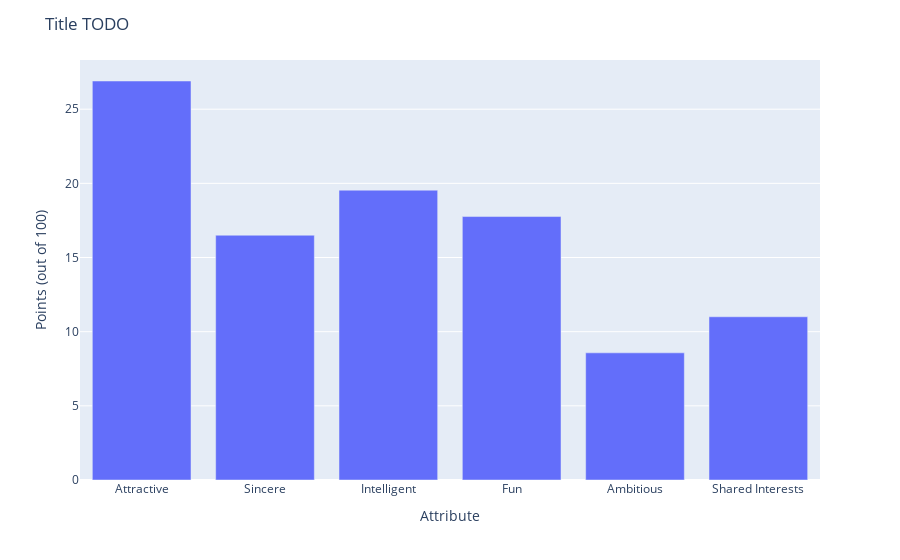

Write notebook code for a chart like this one.
### Code cell
df_mal_not = pd.DataFrame(dataset[dataset["gender"]==1].loc[:,list(attr_transcode.keys())].mean().reset_index())
df_mal_not.columns = columns_names
df_mal_not["attribute"] = df_mal_not["attribute"].apply(lambda x : attr_transcode.get(x))
# df_mal_not["max"] = df_mal_not["points"].apply(lambda x : True if x == df_mal_not["points"].max() else False)

display(df_mal_not.head(6))

fig_2 = px.bar(
    df_mal_not,
    x=df_mal_not["attribute"],
    y=df_mal_not["points"],
    category_orders={"attribute":list(attr_transcode.values())},
    # color=df_mal_not["max"],
    color_discrete_map={True:px.colors.qualitative.Plotly[1], False:px.colors.qualitative.G10[0]}
)

fig_2.update_layout(
    title="Title TODO",
    xaxis_title="Attribute",
    yaxis_title="Points (out of 100)",
    showlegend=False
)

fig_2.show()

### Figure 1 — Plotly figure (JSON) as saved in the notebook; plotly's stock layout.template omitted (floating-point values rounded to 4 significant figures)
{"data": [{"alignmentgroup": "True", "hovertemplate": "attribute=%{x}<br>points=%{y}<extra></extra>", "legendgroup": "", "marker": {"color": "#636efa", "pattern": {"shape": ""}}, "name": "", "offsetgroup": "", "orientation": "v", "showlegend": false, "textposition": "auto", "type": "bar", "x": ["Attractive", "Sincere", "Intelligent", "Fun", "Ambitious", "Shared Interests"], "xaxis": "x", "y": [26.9, 16.5, 19.54, 17.76, 8.573, 11.0], "yaxis": "y"}], "layout": {"barmode": "relative", "legend": {"tracegroupgap": 0}, "margin": {"t": 60}, "showlegend": false, "title": {"text": "Title TODO"}, "xaxis": {"anchor": "y", "categoryarray": ["Attractive", "Sincere", "Intelligent", "Fun", "Ambitious", "Shared Interests"], "categoryorder": "array", "domain": [0, 1], "title": {"text": "Attribute"}}, "yaxis": {"anchor": "x", "domain": [0, 1], "title": {"text": "Points (out of 100)"}}}}
